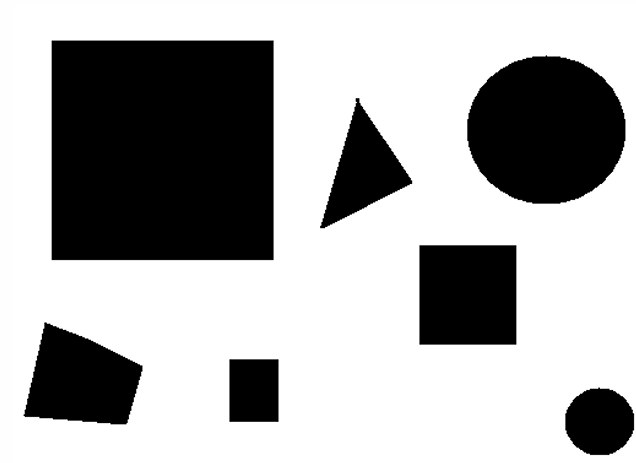
#> input picture Trabalho 02/image1.png, 636 x 463 px, found by its file name
$ python rotulacao.py
#> lines starting #> are read from the running program, lines starting #| are printed output that depends on the picture; after the words box and inside, x2 and y2 are one past the last pixel; in counts of white or black regions, pixels touching at a corner belong together
import numpy as np
import matplotlib.pyplot as plt
from PIL import Image
import os

def rotulacao_componentes_conectados(imagem_binaria):
    if np.max(imagem_binaria) > 1:
        imagem_binaria = (imagem_binaria > 0).astype(np.int32)

    imagem_binaria = imagem_binaria.astype(np.int32)
    linhas, colunas = imagem_binaria.shape
    imagem_rotulada = np.zeros((linhas, colunas), dtype=np.int32)
    rotulo_atual = 1
    equivalencias = {}

    for y in range(linhas):
        for x in range(colunas):
            p = imagem_binaria[y, x]
            if p == 0:
                continue

            r = imagem_rotulada[y, x-1] if x > 0 else 0
            t = imagem_rotulada[y-1, x] if y > 0 else 0

            if r == 0 and t == 0:
                imagem_rotulada[y, x] = rotulo_atual
                equivalencias[rotulo_atual] = rotulo_atual
                rotulo_atual += 1
            elif (r != 0 and t == 0) or (r == 0 and t != 0):
                imagem_rotulada[y, x] = r if r != 0 else t
            elif r != 0 and t != 0:
                if encontrar_rotulo_raiz(equivalencias, r) == encontrar_rotulo_raiz(equivalencias, t):
                    imagem_rotulada[y, x] = encontrar_rotulo_raiz(equivalencias, r)
                else:
                    raiz_r = encontrar_rotulo_raiz(equivalencias, r)
                    raiz_t = encontrar_rotulo_raiz(equivalencias, t)
                    imagem_rotulada[y, x] = raiz_r
                    equivalencias[raiz_t] = raiz_r

    rotulos_resolvidos = {}
    proximo_rotulo = 1
    for rotulo in range(1, rotulo_atual):
        raiz = encontrar_rotulo_raiz(equivalencias, rotulo)
        if raiz not in rotulos_resolvidos:
            rotulos_resolvidos[raiz] = proximo_rotulo
            proximo_rotulo += 1

    for y in range(linhas):
        for x in range(colunas):
            if imagem_rotulada[y, x] > 0:
                raiz = encontrar_rotulo_raiz(equivalencias, imagem_rotulada[y, x])
                imagem_rotulada[y, x] = rotulos_resolvidos[raiz]

    return imagem_rotulada, proximo_rotulo - 1

def encontrar_rotulo_raiz(equivalencias, rotulo):
    if equivalencias[rotulo] != rotulo:
        equivalencias[rotulo] = encontrar_rotulo_raiz(equivalencias, equivalencias[rotulo])
    return equivalencias[rotulo]

def visualizar_imagem_rotulada(imagem_rotulada, num_rotulos):
    np.random.seed(42)
    cores = np.vstack(([0, 0, 0], np.random.rand(num_rotulos, 3)))
    imagem_rgb = cores[imagem_rotulada]
    plt.figure(figsize=(12, 10))
    plt.imshow(imagem_rgb)
    plt.title(f'Componentes Conectados (Total: {num_rotulos})')
    plt.axis('off')
    plt.savefig('componentes_rotulados.png')
    plt.show()
    print(f"Imagem salva como 'componentes_rotulados.png'")
    return imagem_rgb

def processar_imagem(caminho_imagem, limiar=127):
    try:
        imagem = Image.open(caminho_imagem)
        if imagem.mode != 'L':
            imagem = imagem.convert('L')
        imagem_original = np.array(imagem)
    except Exception as e:
        print(f"Erro ao carregar a imagem: {e}")
        return None, None, None, None, 0
    imagem_binaria = (imagem_original <= limiar).astype(np.int32)
    imagem_rotulada, num_rotulos = rotulacao_componentes_conectados(imagem_binaria)
    imagem_rgb = visualizar_imagem_rotulada(imagem_rotulada, num_rotulos)
    return imagem_original, imagem_binaria, imagem_rotulada, imagem_rgb, num_rotulos

def salvar_resultados(imagem_original, imagem_binaria, imagem_rotulada, imagem_rgb, pasta_saida='resultados'):
    if not os.path.exists(pasta_saida):
        os.makedirs(pasta_saida)
    Image.fromarray(imagem_original).save(os.path.join(pasta_saida, 'original.png'))
    Image.fromarray(imagem_binaria.astype(np.uint8) * 255).save(os.path.join(pasta_saida, 'binaria.png'))
    max_label = np.max(imagem_rotulada)
    if max_label > 0:
        norm_rotulada = (imagem_rotulada * 255 / max_label).astype(np.uint8)
    else:
        norm_rotulada = np.zeros_like(imagem_rotulada, dtype=np.uint8)
    Image.fromarray(norm_rotulada).save(os.path.join(pasta_saida, 'rotulada_gray.png'))
    imagem_rgb_uint8 = (imagem_rgb * 255).astype(np.uint8)
    Image.fromarray(imagem_rgb_uint8).save(os.path.join(pasta_saida, 'rotulada_color.png'))
    print(f"Todas as imagens foram salvas na pasta '{pasta_saida}'")

def mostrar_interface_usuario():
    print("=" * 60)
    print("ROTULAÇÃO DE COMPONENTES CONECTADOS EM IMAGENS BINÁRIAS")
    print("=" * 60)
    caminho_imagem = "./Trabalho 02/image1.png"
    if not os.path.isfile(caminho_imagem):
        print(f"ERRO: O arquivo '{caminho_imagem}' não existe.")
        return
    try:
        limiar = int(input("Digite o valor limiar para binarização (0-255): "))
#> the answer given: 3
        if limiar < 0 or limiar > 255:
            print("ERRO: Limiar deve estar entre 0 e 255. Usando valor padrão 127.")
            limiar = 127
    except ValueError:
        print("ERRO: Valor inválido. Usando limiar padrão 127.")
        limiar = 127
    print("\nProcessando imagem...")
    imagem_original, imagem_binaria, imagem_rotulada, imagem_rgb, num_rotulos = processar_imagem(
        caminho_imagem, limiar
    )
#> in processar_imagem, imagem is the input picture: PIL image 636x463 RGBA; mean R, G, B, A 170.9, 170.9, 170.9, 255
#> in processar_imagem, `imagem_binaria = (imagem_original <= limiar).astype(np.int32)`:
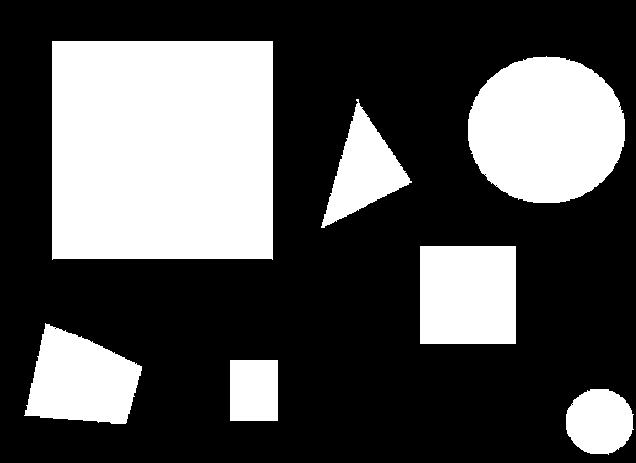
#> imagem_binaria: shape (463, 636) int32; values 0 (black) and 1 (white), 32.4% white; 7 white regions, largest, box (x1, y1, x2, y2) and area: (52, 41, 273, 260) 48180, (468, 56, 625, 203) 18170, (420, 246, 516, 344) 9408
#> after the loop in rotulacao_componentes_conectados, `for y in range(linhas):`:
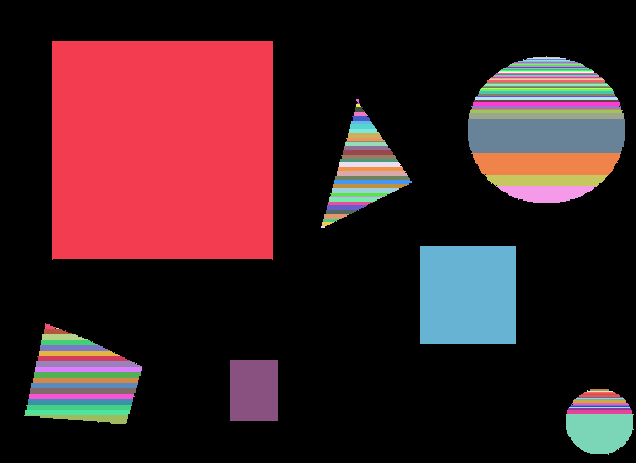
#> imagem_rotulada: shape (463, 636) int32; 127 distinct labels, from 0 to 126; one colour per label, 0 black
#> after the loop in rotulacao_componentes_conectados, `for y in range(linhas):`: equivalencias = 126 items; rotulo_atual = 127
#> the loop in rotulacao_componentes_conectados, `for rotulo in range(1, rotulo_atual):` made 126 passes
#> raiz on passes 1 to 12: 1, 72, 72, 72, 72, 72, 72, 72, 72, 72, 72, 72
#> after the loop in rotulacao_componentes_conectados, `for rotulo in range(1, rotulo_atual):`: proximo_rotulo = 8; rotulos_resolvidos = {1: 1, 72: 2, 83: 3, 84: 4, 126: 5, 97: 6, 125: 7}
#> after the loop in rotulacao_componentes_conectados, `for y in range(linhas):`:
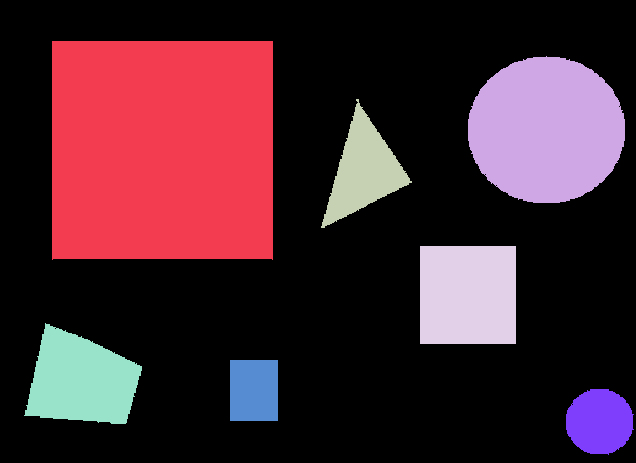
#> imagem_rotulada: shape (463, 636) int32; 8 distinct labels, from 0 to 7; one colour per label, 0 black
#> in processar_imagem, `imagem_rotulada, num_rotulos = rotulacao_componentes_conectados(imagem..`: num_rotulos = 7
#> in visualizar_imagem_rotulada, `cores = np.vstack(([0, 0, 0], np.random.rand(num_rotulos, 3)))`: cores = [[0, 0, 0], [0.375, 0.951, 0.732], [0.599, 0.156, 0.156], [0.0581, 0.866, 0.601], [0.708, 0.0206, 0.97], [0.832, 0.212, 0.182], [0.183, 0.304, 0.525], [0.432, 0.291, 0.612]]
#> in visualizar_imagem_rotulada, `imagem_rgb = cores[imagem_rotulada]`:
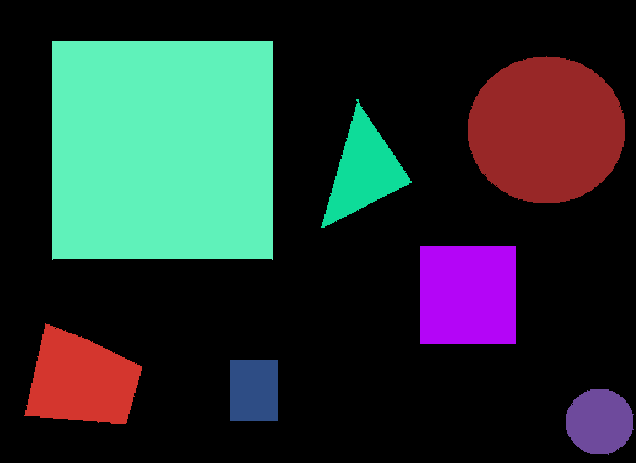
#> imagem_rgb: shape (463, 636, 3) float64; mean of channels 0, 1, 2 0.152, 0.193, 0.188; drawn as R, G, B
#> num_rotulos = 7
    if imagem_original is None:
        return
    print(f"\nForam encontrados {num_rotulos} componentes conectados.")
#| Foram encontrados 7 componentes conectados.
    salvar = input("\nDeseja salvar todos os resultados? (s/n): ").lower()
#> the answer given: out.png
    if salvar == 's':
        pasta_saida = input("Digite o nome da pasta de saída (padrão: 'resultados'): ")
        if not pasta_saida:
            pasta_saida = 'resultados'
        salvar_resultados(imagem_original, imagem_binaria, imagem_rotulada, imagem_rgb, pasta_saida)

if __name__ == "__main__":
    mostrar_interface_usuario()

$ run again, with Trabalho 02/image2.jpeg saved as Trabalho 02/image1.png
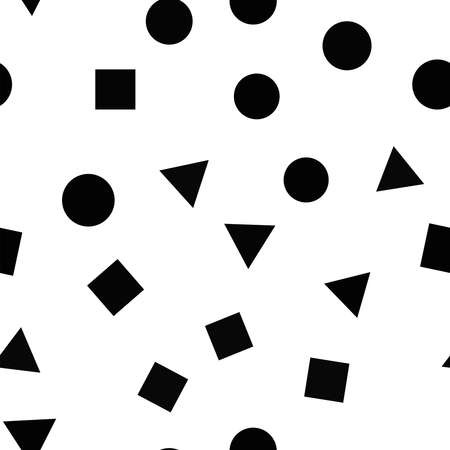
#> input picture Trabalho 02/image2.jpeg, 450 x 450 px, found by its file name
#> in processar_imagem, imagem is the input picture: PIL image 450x450 RGB; min 0, max 255, mean 219.3
#> imagem: PIL image 450x450 L
#> imagem_binaria: shape (450, 450) int32; values 0 (black) and 1 (white), 6.2% white; 418 white regions (383 under 20 px), largest, box (x1, y1, x2, y2) and area: (63, 174, 114, 226) 1801, (413, 60, 450, 109) 1368, (285, 158, 328, 202) 1302
#> after the loop in rotulacao_componentes_conectados, `for y in range(linhas):`: equivalencias = 1571 items; rotulo_atual = 1572
#> the loop in rotulacao_componentes_conectados, `for rotulo in range(1, rotulo_atual):` made 1571 passes
#> raiz on passes 1 to 8: 1, 36, 3, 4, 5, 6, 7, 102
#> after the loop in rotulacao_componentes_conectados, `for rotulo in range(1, rotulo_atual):`: proximo_rotulo = 1272; rotulos_resolvidos = 1271 items
#> after the loop in rotulacao_componentes_conectados, `for y in range(linhas):`:
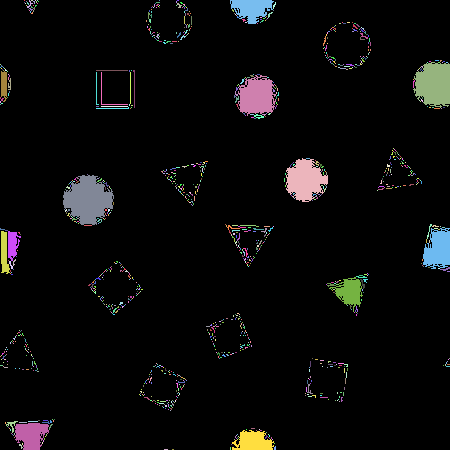
#> imagem_rotulada: shape (450, 450) int32; 1272 distinct labels, from 0 to 1271; one colour per label, 0 black
#> in processar_imagem, `imagem_rotulada, num_rotulos = rotulacao_componentes_conectados(imagem..`: num_rotulos = 1271
#> cores = 1272 rows, first 8: [0, 0, 0], [0.375, 0.951, 0.732], [0.599, 0.156, 0.156], [0.0581, 0.866, 0.601], [0.708, 0.0206, 0.97], [0.832, 0.212, 0.182], [0.183, 0.304, 0.525], [0.432, 0.291, 0.612]
#> in visualizar_imagem_rotulada, `imagem_rgb = cores[imagem_rotulada]`:
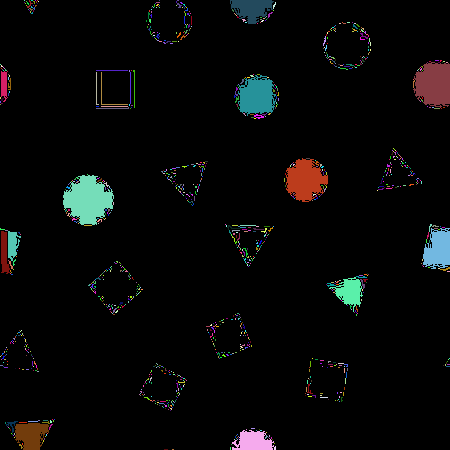
#> imagem_rgb: shape (450, 450, 3) float64; mean of channels 0, 1, 2 0.03, 0.0315, 0.0304; drawn as R, G, B
#> in mostrar_interface_usuario, `imagem_original, imagem_binaria, imagem_rotulada, imagem_rgb, num_rotu..`: num_rotulos = 1271
#| Foram encontrados 1271 componentes conectados.

$ run again, with Trabalho 02/image3.jpeg saved as Trabalho 02/image1.png
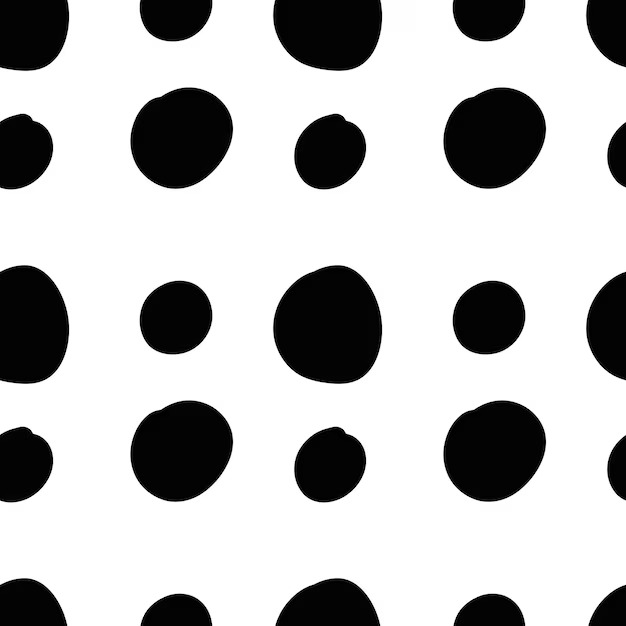
#> input picture Trabalho 02/image3.jpeg, 626 x 626 px, found by its file name
#> in processar_imagem, imagem is the input picture: PIL image 626x626 RGB; min 0, max 255, mean 187.1
#> imagem: PIL image 626x626 L
#> imagem_binaria: shape (626, 626) int32; values 0 (black) and 1 (white), 23% white; 645 white regions (612 under 20 px), largest, box (x1, y1, x2, y2) and area: (277, 268, 376, 383) 8407, (446, 90, 543, 186) 6803, (133, 90, 232, 188) 6758
#> after the loop in rotulacao_componentes_conectados, `for y in range(linhas):`: equivalencias = 3457 items; rotulo_atual = 3458
#> the loop in rotulacao_componentes_conectados, `for rotulo in range(1, rotulo_atual):` made 3457 passes
#> raiz on passes 1 to 8: 383, 2, 3, 217, 5, 6, 362, 8
#> after the loop in rotulacao_componentes_conectados, `for rotulo in range(1, rotulo_atual):`: proximo_rotulo = 2429; rotulos_resolvidos = 2428 items
#> after the loop in rotulacao_componentes_conectados, `for y in range(linhas):`:
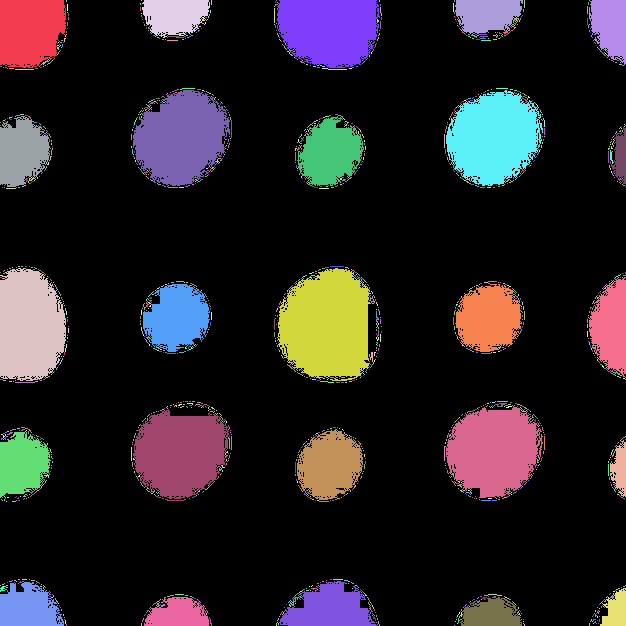
#> imagem_rotulada: shape (626, 626) int32; 2429 distinct labels, from 0 to 2428; one colour per label, 0 black
#> in processar_imagem, `imagem_rotulada, num_rotulos = rotulacao_componentes_conectados(imagem..`: num_rotulos = 2428
#> cores = 2429 rows, first 8: [0, 0, 0], [0.375, 0.951, 0.732], [0.599, 0.156, 0.156], [0.0581, 0.866, 0.601], [0.708, 0.0206, 0.97], [0.832, 0.212, 0.182], [0.183, 0.304, 0.525], [0.432, 0.291, 0.612]
#> in visualizar_imagem_rotulada, `imagem_rgb = cores[imagem_rotulada]`:
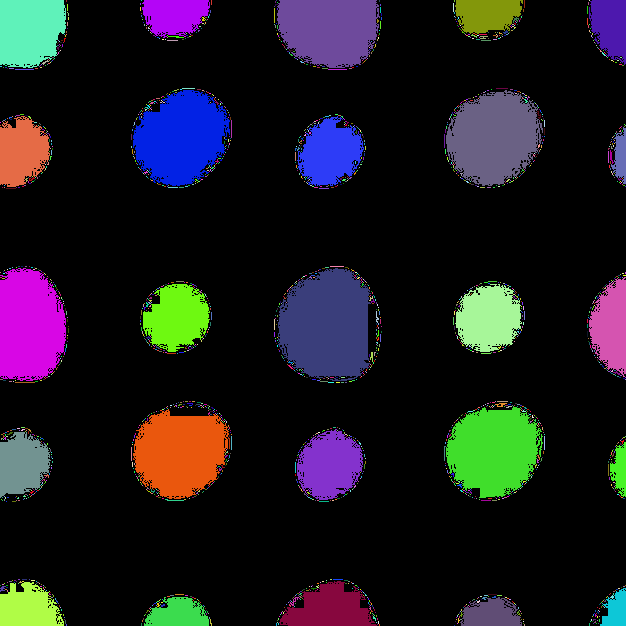
#> imagem_rgb: shape (626, 626, 3) float64; mean of channels 0, 1, 2 0.108, 0.0985, 0.121; drawn as R, G, B
#> in mostrar_interface_usuario, `imagem_original, imagem_binaria, imagem_rotulada, imagem_rgb, num_rotu..`: num_rotulos = 2428
#| Foram encontrados 2428 componentes conectados.
